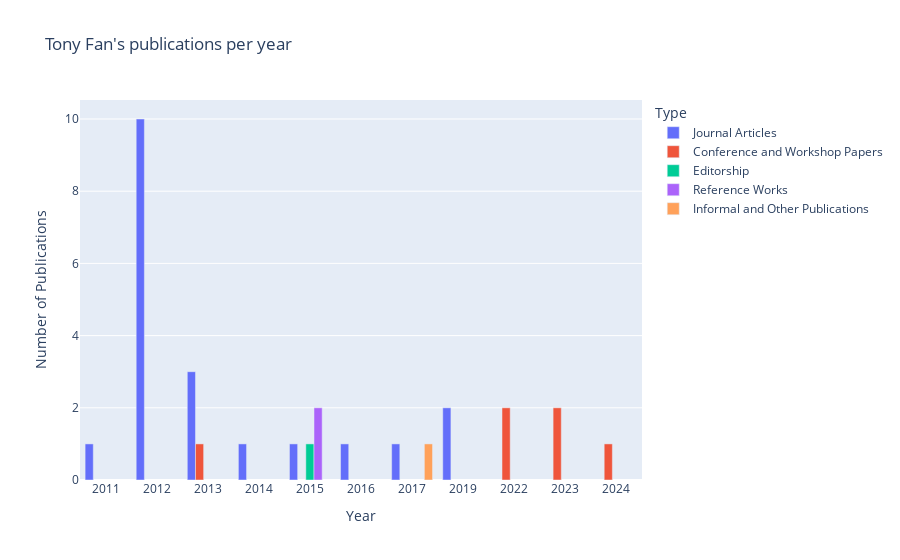

Notebook code cell kept with this figure:
### Code cell
tony_bar.show()

### Figure 1 — Plotly figure (JSON) as saved in the notebook; plotly's stock layout.template omitted (floating-point values rounded to 4 significant figures)
{"data": [{"alignmentgroup": "True", "hovertemplate": "Type=Journal Articles<br>Year=%{x}<br>Number of Publications=%{y}<extra></extra>", "legendgroup": "Journal Articles", "marker": {"color": "#636efa", "pattern": {"shape": ""}}, "name": "Journal Articles", "offsetgroup": "Journal Articles", "orientation": "v", "showlegend": true, "textposition": "auto", "type": "bar", "x": ["2011", "2012", "2013", "2014", "2015", "2016", "2017", "2019"], "xaxis": "x", "y": [1, 10, 3, 1, 1, 1, 1, 2], "yaxis": "y"}, {"alignmentgroup": "True", "hovertemplate": "Type=Conference and Workshop Papers<br>Year=%{x}<br>Number of Publications=%{y}<extra></extra>", "legendgroup": "Conference and Workshop Papers", "marker": {"color": "#EF553B", "pattern": {"shape": ""}}, "name": "Conference and Workshop Papers", "offsetgroup": "Conference and Workshop Papers", "orientation": "v", "showlegend": true, "textposition": "auto", "type": "bar", "x": ["2013", "2022", "2023", "2024"], "xaxis": "x", "y": [1, 2, 2, 1], "yaxis": "y"}, {"alignmentgroup": "True", "hovertemplate": "Type=Editorship<br>Year=%{x}<br>Number of Publications=%{y}<extra></extra>", "legendgroup": "Editorship", "marker": {"color": "#00cc96", "pattern": {"shape": ""}}, "name": "Editorship", "offsetgroup": "Editorship", "orientation": "v", "showlegend": true, "textposition": "auto", "type": "bar", "x": ["2015"], "xaxis": "x", "y": [1], "yaxis": "y"}, {"alignmentgroup": "True", "hovertemplate": "Type=Reference Works<br>Year=%{x}<br>Number of Publications=%{y}<extra></extra>", "legendgroup": "Reference Works", "marker": {"color": "#ab63fa", "pattern": {"shape": ""}}, "name": "Reference Works", "offsetgroup": "Reference Works", "orientation": "v", "showlegend": true, "textposition": "auto", "type": "bar", "x": ["2015"], "xaxis": "x", "y": [2], "yaxis": "y"}, {"alignmentgroup": "True", "hovertemplate": "Type=Informal and Other Publications<br>Year=%{x}<br>Number of Publications=%{y}<extra></extra>", "legendgroup": "Informal and Other Publications", "marker": {"color": "#FFA15A", "pattern": {"shape": ""}}, "name": "Informal and Other Publications", "offsetgroup": "Informal and Other Publications", "orientation": "v", "showlegend": true, "textposition": "auto", "type": "bar", "x": ["2017"], "xaxis": "x", "y": [1], "yaxis": "y"}], "layout": {"autosize": true, "barmode": "group", "legend": {"title": {"text": "Type"}, "tracegroupgap": 0}, "title": {"text": "Tony Fan's publications per year"}, "xaxis": {"anchor": "y", "autorange": true, "domain": [0, 1], "range": [-0.5, 10.5], "title": {"text": "Year"}, "type": "category"}, "yaxis": {"anchor": "x", "autorange": true, "domain": [0, 1], "range": [0, 10.53], "title": {"text": "Number of Publications"}, "type": "linear"}}}
